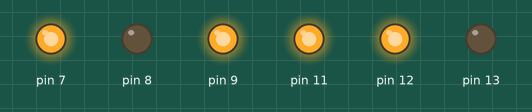
Simulated run of this sketch. Board: Arduino Uno, built with avr-gcc and run on an emulated ATmega328P. On the bench: output pins drawn as LEDs (lit = HIGH).

Above: at 0.1 s.
Timing chart, 0 to 1.6 s (numbered marks = the images above):
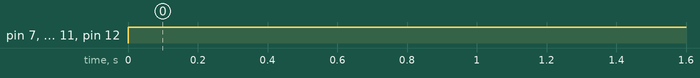

The sketch:

dc_motor.ino
```cpp
void setup()
{
  pinMode(9,OUTPUT);
  pinMode(8,OUTPUT);
  pinMode(7,OUTPUT);
  pinMode(11,OUTPUT);
  pinMode(12,OUTPUT);
  pinMode(13,OUTPUT);

}

void loop()
{
  analogWrite(9,255);
  digitalWrite(8,LOW);
  digitalWrite(7,HIGH);

  analogWrite(11,255);
  digitalWrite(12,HIGH);
  digitalWrite(13,LOW);
}
```

Measured:
- by itself, pin 7, pin 9, pin 11, pin 12: LOW → HIGH at 0.00 s
